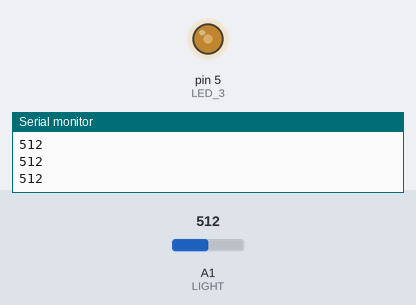
A sketch run on a simulated Arduino Uno, built with avr-gcc and run on an emulated ATmega328P. Parts: output pins drawn as LEDs (lit = HIGH), the last lines printed to the serial monitor. The test bench sets the inputs (shaded band); at power-on: A1 (LIGHT) = 512.

Above: at 1.2 s.
1.3 s: A1 (LIGHT) set to 716
At 2.2 s:
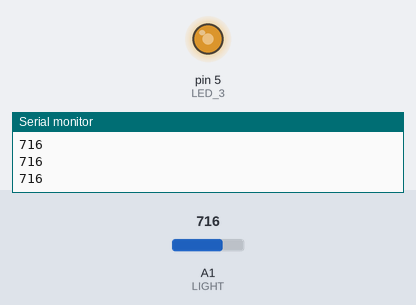
2.8 s: A1 (LIGHT) set to 900
At 3.5 s:
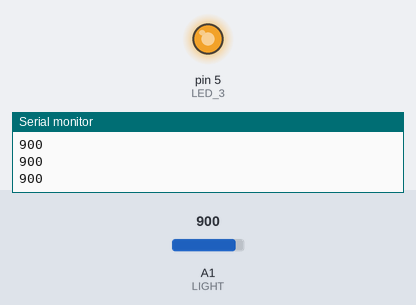
4.3 s: A1 (LIGHT) set to 306
At 4.8 s:
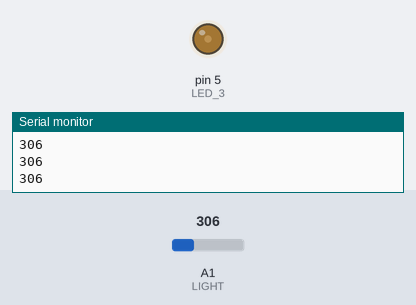
5.8 s: A1 (LIGHT) set to 0
At 6.1 s:
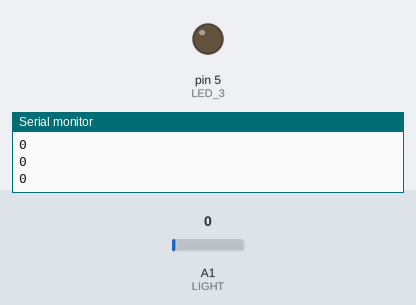
7.3 s: A1 (LIGHT) set to 511
At 8.6 s:
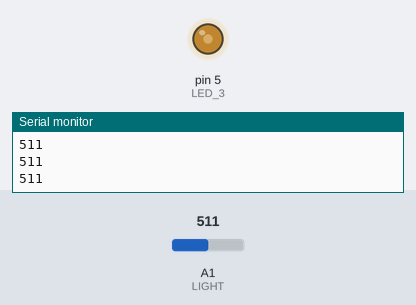
Timing chart, 0 to 9.8 s (numbered marks = the images above; inputs shaded):
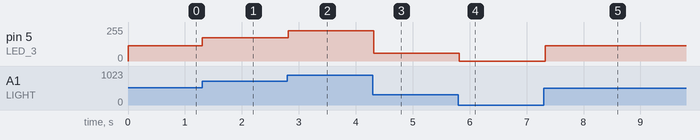

The sketch:

_5_Photoresistor_LED_Demo.ino
```cpp
/*
  Demo 5.2. This demos using an LED as a photoresistor.

  What will happen?
  Waving over the LED will cause the 3rd LED to dim proportionally.

  Learn:
  - Photoresistor

  Schematic:
  - 1 LED
    (+)lead to pins
    (-)lead to GND, via 470 ohm resistor

  Add:
  + IR LED (shrouded)
    - (-)lead to +5V
    - (+)lead to A1
  + RED LED
    - (-)lead to A1
    - (+)lead to GND

 */

//Digital
#define LED_3 5

//Analog
#define LIGHT 1

/*
  These values help make the photoresistor dimmer work right.
  Set them by serial-outputting the light values and looking at them.
  -HIGH is ambient (or expected max) light.
  -LOW is the value when you put your finger on the sensor and it's as
   dark as expected.
*/
#define AMBIENT_LIGHT_LOW 100
#define AMBIENT_LIGHT_HIGH 1000

int prevButtonState = LOW;

void setup() {

  pinMode(LED_3, OUTPUT);

  //Analog inputs don't need to be defined

  digitalWrite(LED_3, LOW);

  Serial.begin(9600);

}

void loop() {

  /* LIGHT */
  int lightVal = analogRead(LIGHT);
  Serial.println(lightVal);
  int scaledLightVal = getScaledLightVal(lightVal);
  analogWrite(LED_3, scaledLightVal);


  delay(100);
}

/* This makes the LED dimming along with the pot work better */
int getScaledLightVal(int lightVal) {
  if(lightVal > AMBIENT_LIGHT_HIGH)
    lightVal = AMBIENT_LIGHT_HIGH;
  else if(lightVal < AMBIENT_LIGHT_LOW)
    lightVal = AMBIENT_LIGHT_LOW;

  return map(lightVal, AMBIENT_LIGHT_LOW, AMBIENT_LIGHT_HIGH, 0, 255);
}
```

Measured:
- after the input at 1.3 s, pin 5 (LED_3): 116/255 → 174/255 at once
- after the input at 2.8 s, pin 5 (LED_3): 174/255 → 226/255 at once
- after the input at 4.3 s, pin 5 (LED_3): 226/255 → 58/255 at once
- after the input at 5.8 s, pin 5 (LED_3): 58/255 → 0/255 at once
- after the input at 7.3 s, pin 5 (LED_3): 0/255 → 116/255 at once
